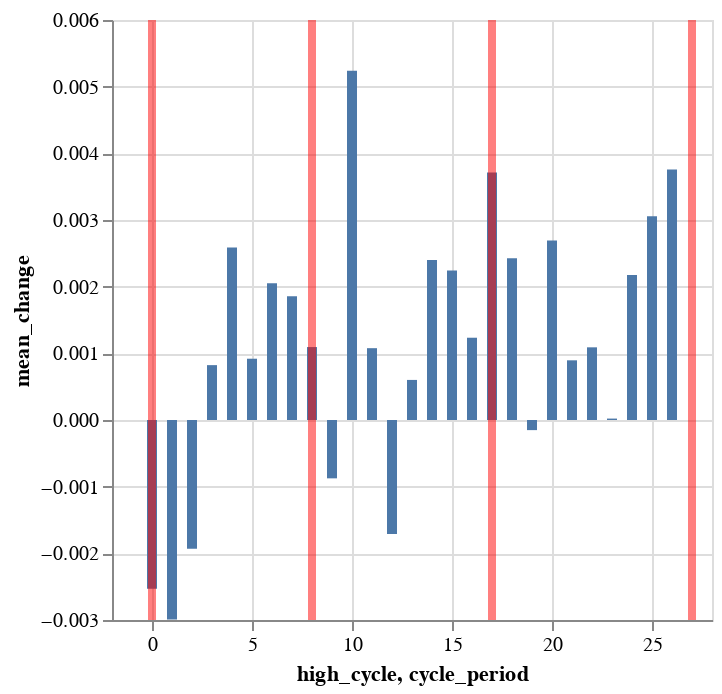

The code cell stored with this chart in its notebook:
### Code cell
high_prices_highlights = alt.Chart(
    pl.DataFrame({
        'cycle_period': [0, 8, 8+9, 8+9+10],
    })
).mark_rule(color='red', strokeWidth=4, opacity=0.5).encode(
    x='cycle_period'
)

chart = duckdb.sql(f"""
SELECT
    high_cycle,
    mean(forward_returns) mean_returns,
    mean(forward_roc) mean_change,
from staging_data
group by high_cycle
order by high_cycle
""").pl().plot.bar(x="high_cycle", y="mean_change")

(chart + high_prices_highlights).save(EXPORT_PATH + "/high-prices.svg")
chart + high_prices_highlights

### Figure 1 — Vega-Lite specification as saved in the notebook (floating-point values rounded to 4 significant figures)
{"config": {"view": {"continuousWidth": 300, "continuousHeight": 300}}, "layer": [{"data": {"name": "data-168719fb5df391816f98bf2ce9374721"}, "mark": {"type": "bar", "tooltip": true}, "encoding": {"x": {"field": "high_cycle", "type": "quantitative"}, "y": {"field": "mean_change", "type": "quantitative"}}, "name": "view_02e4a10435d2c008_0"}, {"data": {"name": "data-b1340ceda4049086f84bc149e8cf550a"}, "mark": {"type": "rule", "color": "red", "opacity": 0.5, "strokeWidth": 4}, "encoding": {"x": {"field": "cycle_period", "type": "quantitative"}}}], "params": [{"name": "param_1e9efca18e7a2868", "select": {"type": "interval", "encodings": ["x", "y"]}, "bind": "scales", "views": ["view_02e4a10435d2c008_0"]}], "$schema": "https://vega.github.io/schema/vega-lite/v6.1.0.json", "datasets": {"data-168719fb5df391816f98bf2ce9374721": [{"high_cycle": 0, "mean_returns": -41.33, "mean_change": -0.002531}, {"high_cycle": 1, "mean_returns": -1.097, "mean_change": -0.002993}, {"high_cycle": 2, "mean_returns": -1.107, "mean_change": -0.001932}, {"high_cycle": 3, "mean_returns": -1.252, "mean_change": 0.000823}, {"high_cycle": 4, "mean_returns": 1.319, "mean_change": 0.002588}, {"high_cycle": 5, "mean_returns": 0.3508, "mean_change": 0.0009192}, {"high_cycle": 6, "mean_returns": 0.7003, "mean_change": 0.002053}, {"high_cycle": 7, "mean_returns": 0.8731, "mean_change": 0.001856}, {"high_cycle": 8, "mean_returns": 0.08739, "mean_change": 0.001094}, {"high_cycle": 9, "mean_returns": -3.275, "mean_change": -0.0008751}, {"high_cycle": 10, "mean_returns": 1.421, "mean_change": 0.005239}, {"high_cycle": 11, "mean_returns": 0.7113, "mean_change": 0.001077}, {"high_cycle": 12, "mean_returns": -0.03038, "mean_change": -0.00171}, {"high_cycle": 13, "mean_returns": 1.149, "mean_change": 0.0006011}, {"high_cycle": 14, "mean_returns": 2.046, "mean_change": 0.002399}, {"high_cycle": 15, "mean_returns": 0.9111, "mean_change": 0.002242}, {"high_cycle": 16, "mean_returns": -0.3579, "mean_change": 0.001234}, {"high_cycle": 17, "mean_returns": 2.039, "mean_change": 0.003714}, {"high_cycle": 18, "mean_returns": 2.126, "mean_change": 0.002427}, {"high_cycle": 19, "mean_returns": -0.2108, "mean_change": -0.0001519}, {"high_cycle": 20, "mean_returns": 3.33, "mean_change": 0.002692}, {"high_cycle": 21, "mean_returns": 2.831, "mean_change": 0.0008953}, {"high_cycle": 22, "mean_returns": 4.091, "mean_change": 0.00109}, {"high_cycle": 23, "mean_returns": -2.981, "mean_change": 2.133e-05}, {"high_cycle": 24, "mean_returns": 4.486, "mean_change": 0.002175}, {"high_cycle": 25, "mean_returns": 6.219, "mean_change": 0.003058}, {"high_cycle": 26, "mean_returns": 7.209, "mean_change": 0.003759}], "data-b1340ceda4049086f84bc149e8cf550a": [{"cycle_period": 0}, {"cycle_period": 8}, {"cycle_period": 17}, {"cycle_period": 27}]}}
